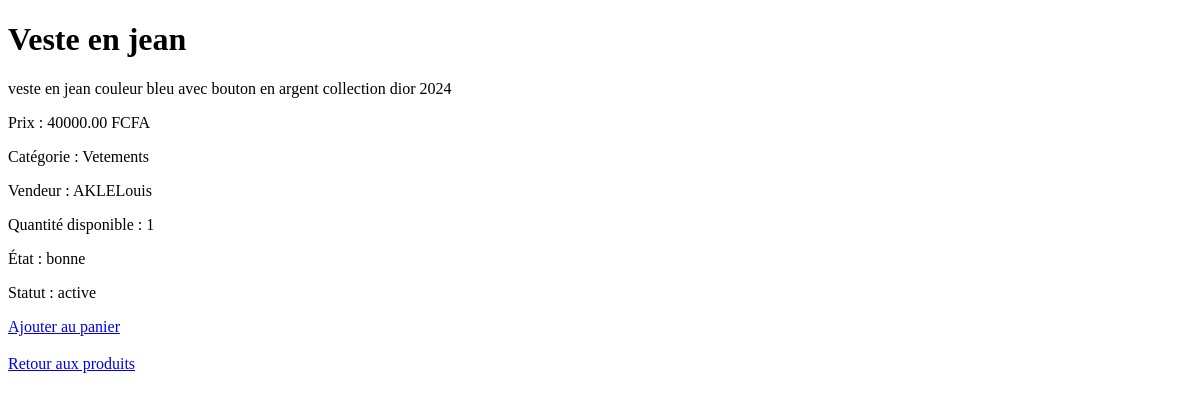
The page /products/6/ on the database as committed earlier.
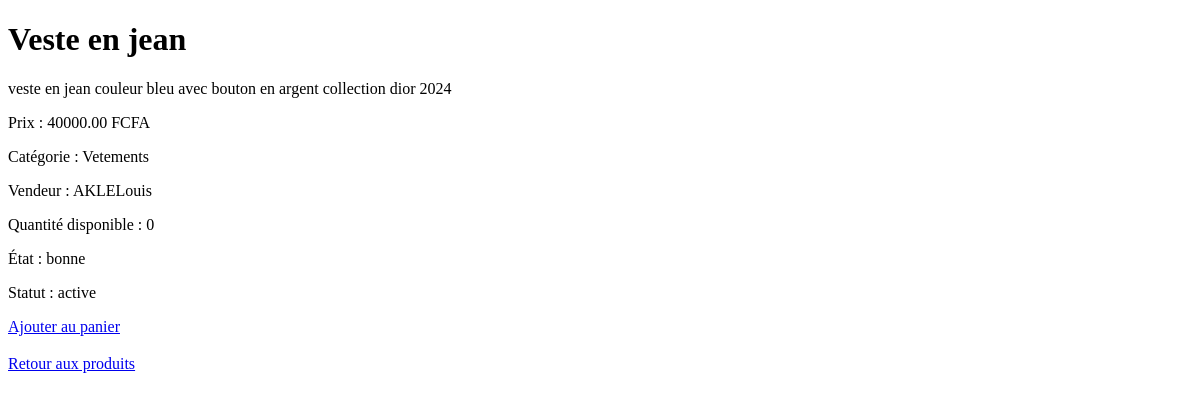
The same page on the database as committed later.
### products/models.py (models this page shows, shortened)
class Product(models.Model):
    seller=models.ForeignKey(
        settings.AUTH_USER_MODEL,
        on_delete=models.CASCADE,
        related_name="products"
    )
    category=models.ForeignKey(
        Category,
        on_delete=models.PROTECT,
        related_name="products"
    )
    is_active=models.BooleanField(default=True, verbose_name="Article actif /En vente")
    name=models.CharField(max_length=200)
    description=models.TextField()
    price=models.DecimalField(max_digits=10,decimal_places=2)
    quantity=models.PositiveIntegerField(default=1)
    condition=models.CharField(max_length=50)
    status=models.CharField(max_length=20,default="active")
    created_at=models.DateTimeField(auto_now_add=True)
    updated_at=models.DateTimeField(auto_now=True)

class Category(models.Model):
    name=models.CharField(max_length=100)
    description =models.TextField(blank=True)

### accounts/models.py (models this page shows)
class User(AbstractUser):
    pass

### products/views.py (the view)
# urls.py: path("<int:id>/",views.product_detail,name="product_detail"),
def product_detail(request,id):
    product=get_object_or_404(Product,id=id)
    return render(request,"products/product_detail.html",{"product":product})

### products/templates/products/product_detail.html (shortened to what this page needs)
<!DOCTYPE html>
<html lang="en">
<head>
</head>
<body>
    <h1>{{ product.name }}</h1>
    <p>{{ product.description }}</p>
    <p>Prix : {{ product.price }} FCFA</p>
    <p>Catégorie : {{ product.category.name }}</p>
    <p>Vendeur : {{ product.seller.username }}</p>
    <p>Quantité disponible : {{ product.quantity }}</p>
    <p>État : {{ product.condition }}</p>
    <p>Statut : {{ product.status }}</p>
   <a href="{% url 'add_to_cart' product.id %}">
    Ajouter au panier
    </a>
    <a href="{% url 'product_list' %}">Retour aux produits</a>
</body>
</html>

Rows that differ between the two databases and show on the page:
changed Product "Veste en jean": quantity "1" → "0"
